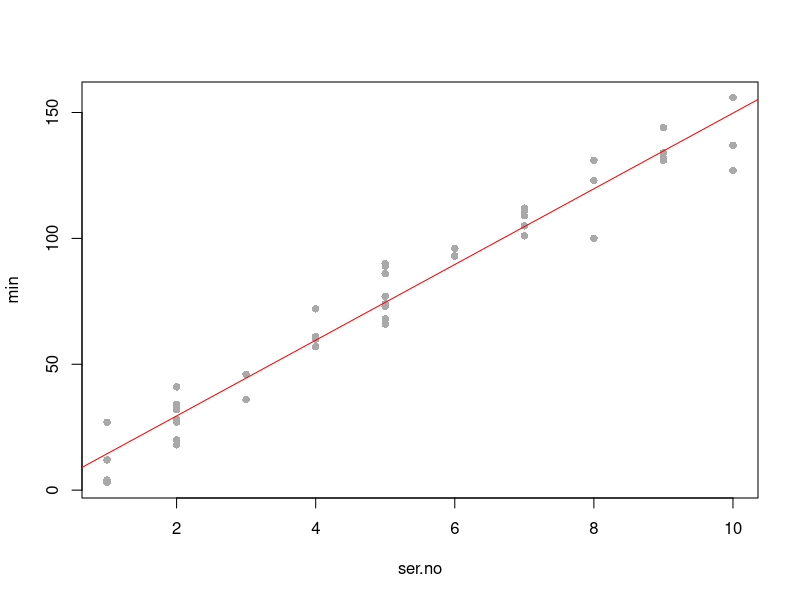
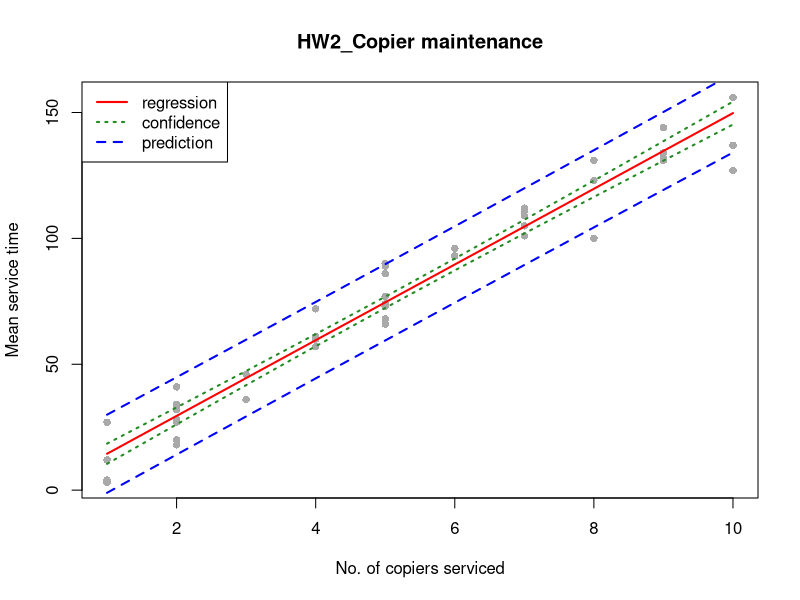

Write the R code that produced these figures, in order.
## ---- chunk 1
setwd("C:/Users/jyang/OneDrive - Arizona State University/10 Classes_OneDrive/2023_STP530_Regression")
## ---- chunk 2
HW2.data <- read.table("CH01PR20.txt")
head(HW2.data)
colnames(HW2.data) <- c("min", "ser.no")
head(HW2.data)
## ---- chunk 3
HW2.mod <- lm(min ~ ser.no, data = HW2.data)
summary(HW2.mod)
plot(min ~ ser.no, data = HW2.data, pch = 16, col = "darkgrey")
abline(coef(HW2.mod), col="red")
## ---- chunk 4
confint(HW2.mod, level = .90)
## ---- chunk 5
b1 <- 15.0352
df <- 43
qt(1-0.1/2,43)
sb1 <- 0.4831
LL <- b1 - 1.681071*sb1 
UL <- b1 + 1.681071*sb1 
LL
UL
print("The estimated mean service time changed by each increase in the number of copier serviced is 15.0352 mins. With 90% confidence, we estimate that the expected mean service time changes by somewhat between 14.22307 and 15.84733 for each one-unit increase in the No. of copier served")

## ---- chunk 6
Y.hat.6 <- data.frame("ser.no"=6)
predict(HW2.mod, interval="confidence", newdata=Y.hat.6, level=.90) # confidence interval
predict(HW2.mod, interval="prediction", newdata=Y.hat.6, level=.90) # prediction interval  
## ---- chunk 7
plot(min ~ ser.no, data = HW2.data, pch = 16, col = "darkgrey",
     main = "HW2_Copier maintenance",
     xlab = "No. of copiers serviced",
     ylab = "Mean service time")
min_val <- min(HW2.data$ser.no, na.rm = TRUE)
max_val <- max(HW2.data$ser.no, na.rm = TRUE)
Y.hat.6 <- data.frame("ser.no" = seq(from = min_val, to = max_val, by = 1))
HW2.conf <- predict(HW2.mod, interval="confidence", newdata=Y.hat.6, level=.90)
head(HW2.conf,6)
lines(HW2.conf[, 1], lwd=2, col = "red")
lines(HW2.conf[, 2], lwd=2, lty = 3, col = "forestgreen" )
lines(HW2.conf[, 3], lwd=2, lty = 3, col = "forestgreen" )
HW2.pred <- predict(HW2.mod, interval="prediction", newdata=Y.hat.6, level=.90)
head(HW2.pred)
lines(HW2.pred[, 2], lwd=2, lty = 2, col = "blue" )
lines(HW2.pred[, 3], lwd=2, lty = 2, col = "blue" )
legend("topleft", legend = c("regression", "confidence", "prediction"),
       lty=c(1,3,2), lwd = 2, col=c("red", "forestgreen", "blue"), cex=1)
